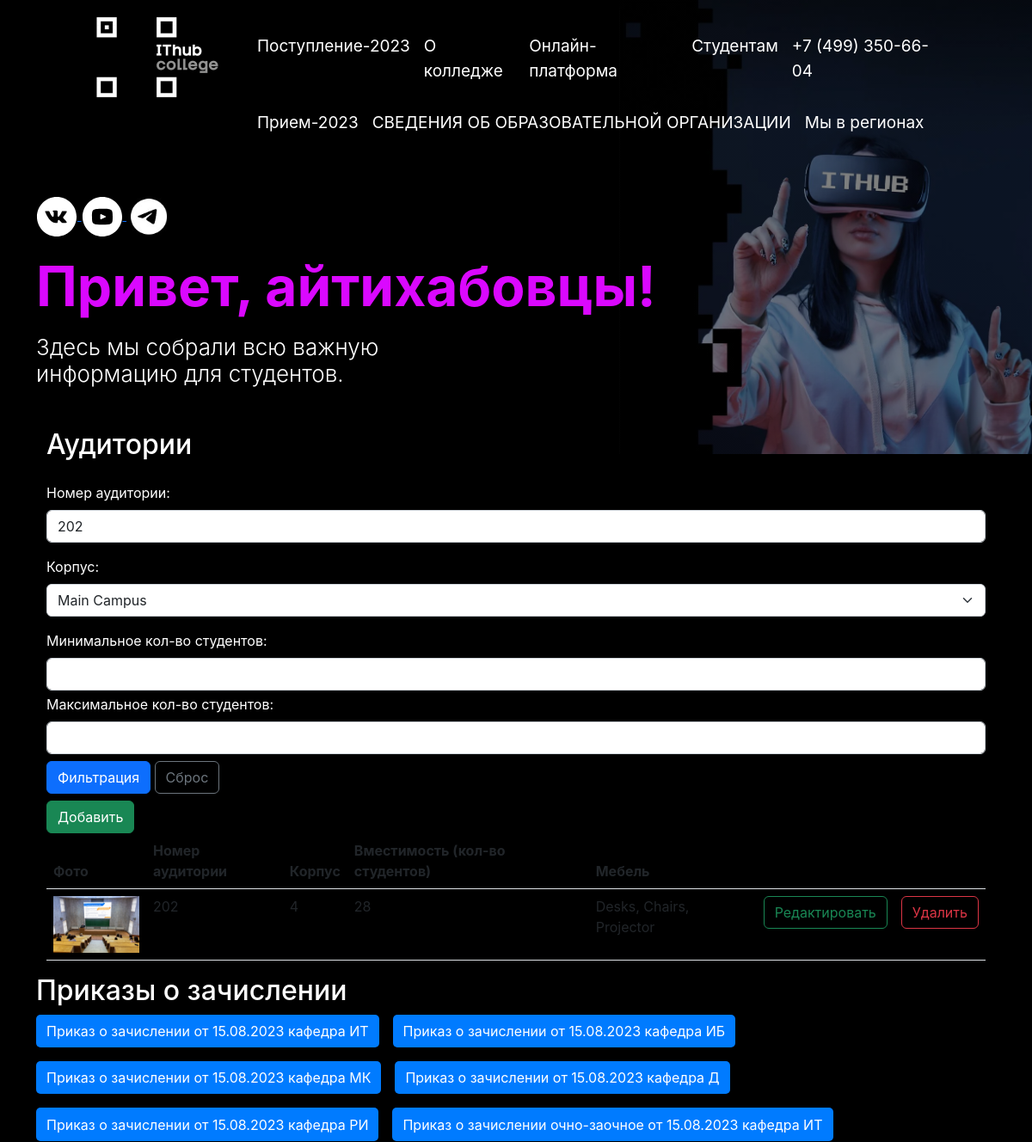
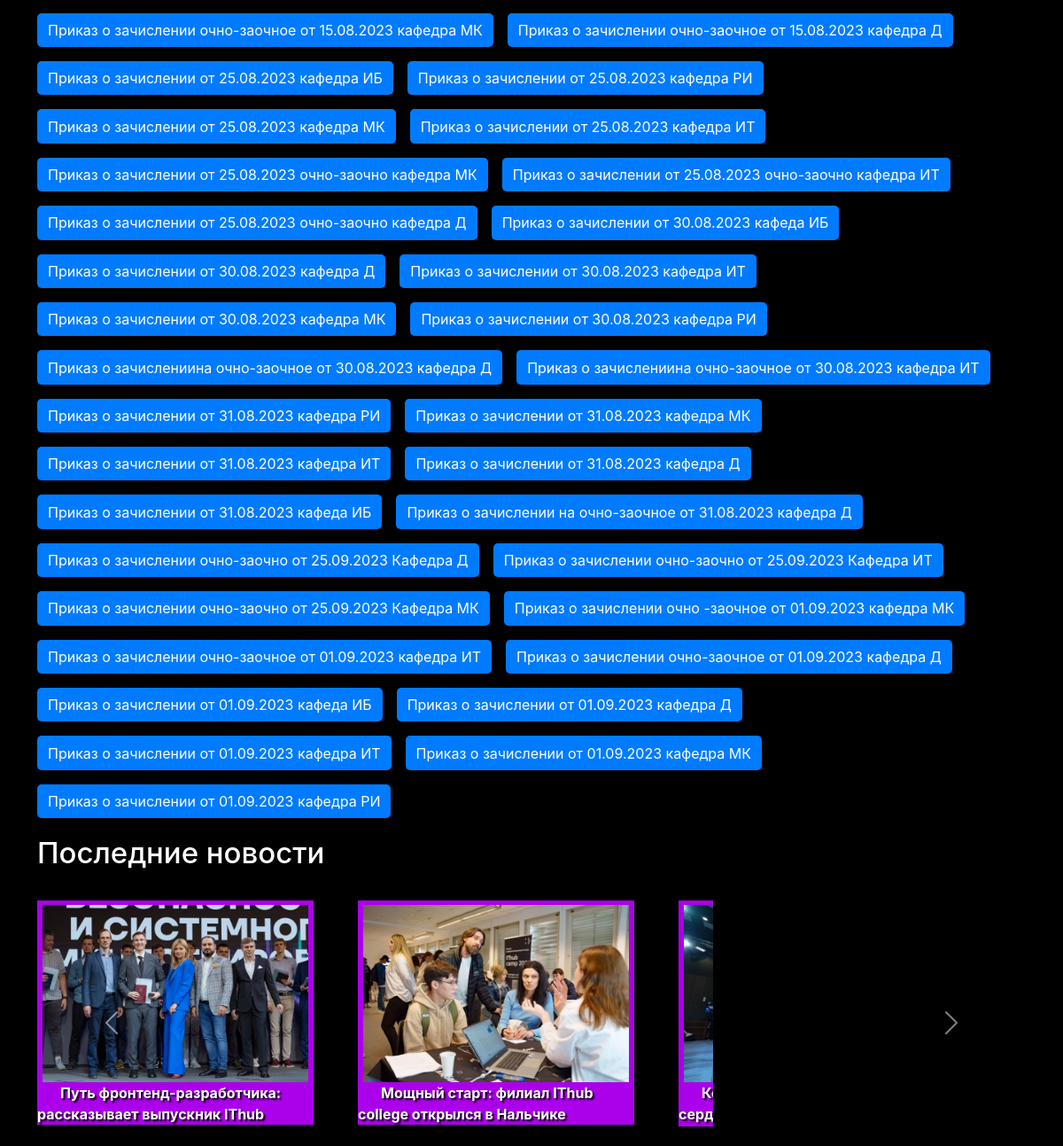
The app's page /web-lab/LB4-5/secret/secret_page.php?number=202 (signed in) with its own data (2 pictures, top to bottom).
### tables this page shows
CREATE TABLE `classroom` (
  `id` int(11) NOT NULL,
  `photo` varchar(100) NOT NULL,
  `number` varchar(100) DEFAULT NULL,
  `campus` int(11) NOT NULL,
  `furniture` text NOT NULL,
  `students` int(11) NOT NULL
);

### web-lab/LB4-5/.core/ItemTable.php (called while the page is built, shortened)
<?php
class Filter {
    public function __construct(?string $number, ?int $campusId, ?int $minStudents, ?int $maxStudents) {
        $this->number = $number;
    }
}
class ItemTable {
    private $db;
    private ?Filter $filter;
    public function __construct($db) {
        $this->db = $db;
        $this->filter = null;
    }
    public function set_filter(Filter $filter): void {
        $this->filter = $filter;
    }
    public function getAllCampuses() {
        $sql = "SELECT id, name FROM campus";
        $result = $this->db->query($sql);
        $campuses = [];
        if ($result->num_rows > 0) {
            while($row = $result->fetch_assoc()) {
                $campuses[] = $row;
            }
        }
        return $campuses;
    }
    public function get_filtered_classrooms(): array {
        $condition = [];
        $sql = "SELECT * FROM classroom";
        if ($this->filter) {
            if ($this->filter->number) {
                $number = $this->db->real_escape_string($this->filter->number);
                $condition[] = "number LIKE '%$number%'";
            }
            if (!empty($condition)) {
                $sql .= " WHERE " . implode(" AND ", $condition);
            }
        }
        $result = $this->db->query($sql);
        $classrooms = [];
        if ($result->num_rows > 0) {
            while($row = $result->fetch_assoc()) {
                $classrooms[] = $row;
            }
        }
        return $classrooms;
    }
}

### web-lab/LB4-5/.core/db.php (called while the page is built, shortened)
<?php
class DB {
    private static $instance = null;
    private function __construct() {
        $this->connect = new mysqli("localhost", "root", "", "web");
    }
    public static function getInstance() {
        if (self::$instance === null) {
            self::$instance = new DB();
        }
        return self::$instance->connect;
    }
}

### web-lab/LB4-5/.core/ItemAction.php (called while the page is built, shortened)
<?php
class ItemAction
{
    private $itemLogic;
    public function __construct($db) {
        $this->itemTable = new ItemTable($db);
        $this->itemLogic = new ItemLogic($this->itemTable);
    }
    public function getFilteredClassrooms(){
        return $this->itemLogic->getFilteredClassrooms();
    }
    public function getAllCampuses(){
        return $this->itemLogic->getAllCampuses();
    }
}
?>

### web-lab/LB4-5/.core/ItemLogic.php (called while the page is built, shortened)
<?php
class ItemLogic
{
    private $itemTable;
    public function __construct(ItemTable $itemsTable) {
        $this->itemTable = $itemsTable;
    }
    public function getFilteredClassrooms(){
        return $this->itemTable->get_filtered_classrooms();
    }
    public function getAllCampuses(){
        return $this->itemTable->getAllCampuses();
    }
}
?>

### web-lab/LB4-5/secret/secret_page.php (the view, shortened to what this page needs)
<?php
    $number = $_GET["number"] ?? "";
    $campusId = isset($_GET["campusId"]) ? (int)$_GET["campusId"] : null;
    $minStudents = isset($_GET["minStudents"]) ? (int)$_GET["minStudents"] : null;
    $maxStudents = isset($_GET["maxStudents"]) ? (int)$_GET["maxStudents"] : null;
    $filter = new Filter($number, $campusId, $minStudents, $maxStudents);
    $itemAction = new ItemAction(DB::getInstance());
    $itemAction->setFilter($filter);
    $result = $itemAction->getFilteredClassrooms();;
    $campuses = $itemAction->getAllCampuses();
?>
<!DOCTYPE html>
<html lang="en">
<?php  require_once($_SERVER['DOCUMENT_ROOT'] . '/web-lab/LB4-5/html/header.php'); ?>
<div class="container mt-5">
    <h2 class="mb-4">Аудитории</h2>
    <form action="" method="get" class="mb-2">
        <div class="mb-3">
            <label class="form-label">Номер аудитории:</label>
            <input type="text" id="number" name="number" class="form-control"
                value="<?= htmlspecialchars($number)?>">
        </div>
        <div class="mb-3">
            <label class="form-label">Корпус:</label>
            <select id="campusId" name="campusId" class="form-select">
                <?php foreach ($campuses as $campus): ?>
                <option value="<?= $campus['id'] ?>"><?= $campus['name'] ?></option>
                <?php endforeach; ?>
            </select>
        </div>
        <div class="mb-1">
            <label class="form-label">Минимальное кол-во студентов:</label>
            <input type='number' name='minStudents' step="0.01" class="form-control"
                value="<?= htmlspecialchars($minStudents)?>">
        </div>
        <div class="mb-2">
            <label class="form-label">Максимальное кол-во студентов:</label>
            <input type='number' name='maxStudents' step="0.01" class="form-control"
                value="<?= htmlspecialchars($maxStudents)?>">
        </div>
        <div>
            <button type="submit" name="filter" class="btn btn-primary">Фильтрация</button>
            <a href="secret_page.php">
            <div  name="reset" class="btn btn-outline-secondary">Сброс</div>
                </a>
        </div>
    </form>
    <?php
    echo '<a href="add_item.php"';
    echo '<button class="btn btn-success">Добавить</button>';
    echo '</a>';
            if ($result) {
                echo "<table class='table table-striped'>";
                echo "<thead>";
                echo "<tr>";
                echo "<th>Фото</th>";
                echo "<th>Номер аудитории</th>";
                echo "<th>Корпус</th>";
                echo "<th>Вместимость (кол-во студентов)     </th>";
                echo "<th>Мебель</th>";
                echo "<th></th>";
                echo "<th></th>";
                echo "</tr>";
                echo "</thead>";
                echo "<tbody>";
                foreach ($result as $row) {
                    echo "<tr>";
                    echo "<td><img src='" . $row["photo"] . "' alt='" . $row["number"] . "' width='100'></td>";
                    echo "<td>" . $row["number"] . "</td>";
                    echo "<td>" . $row["campus"] . "</td>";
                    echo "<td>" . number_format($row["students"],0) . "</td>";
                    echo "<td>" . $row["furniture"] . "</td>";
                    echo("<td>".
                            '<a href="./add_item.php?id='.$row["id"].'">
                                <button class="btn btn-outline-success outline-button" style="font-weight: 400;">Редактировать</button>
                            </a>'.
                        "</td>");
                        echo("<td>".
                        '<a href="./delete_item.php?id='.$row["id"].'" onclick="return confirm(\'Вы уверены, что хотите удалить этот элемент?\')">
                            <button type="submit" class="btn btn-outline-danger outline-button" style="font-weight: 400;">Удалить</button>
                        </a>'.
                    "</td>");
                    echo "</tr>";
                }
                echo "</tbody>";
                echo "</table>";
            } else {
                echo "0 результатов";
            }
            ?>
</div>
<?php  require_once($_SERVER['DOCUMENT_ROOT'] . '/web-lab/LB4-5/html/footer.php'); ?>
</html>

### web-lab/LB1/css/style.css (style rules this page uses)
.body-black { font-family: "Inter"; font-weight: normal; background-color: #000; color: white; background-image: linear-gradient( to bottom, rgba(0, 0, 0, 0.5), rgba(0, 0, 0, 0.5) ), url("../img/top-back.webp"); background-repeat: no-repeat; background-position-x: 100%; background-size: 40%; }

### records on screen
classroom: photo (picture), number "202", campus "4", students "28", furniture "Desks, Chairs, Projector"

### other values on screen
form field campusId "Main Campus"
